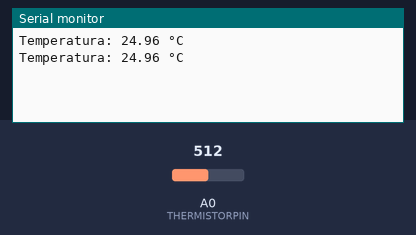
The sketch below on a simulated Arduino Uno, built with avr-gcc and run on an emulated ATmega328P. Shown: the last lines printed to the serial monitor. Inputs (shaded band) come from the test bench; at power-on: A0 (THERMISTORPIN) = 512.

Above: at 1.8 s.
1.9 s: A0 (THERMISTORPIN) set to 716
At 2.5 s:
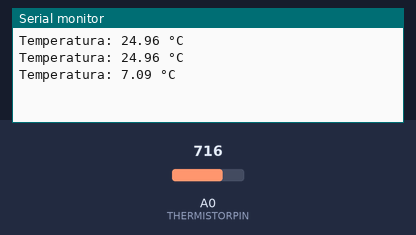
3.4 s: A0 (THERMISTORPIN) set to 900
At 4.8 s:
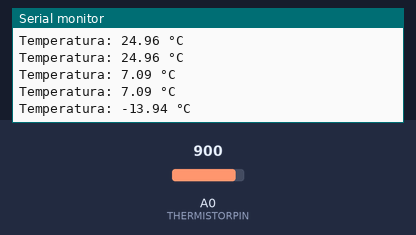
Timing chart, 0 to 6.4 s (numbered marks = the images above; inputs shaded):
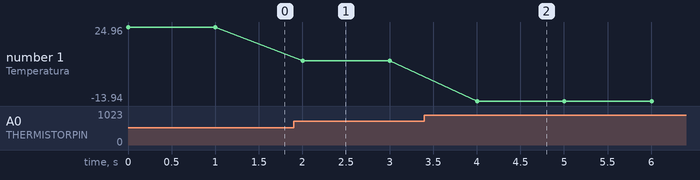

The sketch:

sensor_analogicodht.ino
```cpp
#define THERMISTORPIN A0
#define SERIESRESISTOR 10000    // Resistencia fija en ohmios (10k)
#define THERMISTORNOMINAL 10000 // Valor del termistor a 25°C
#define TEMPERATURENOMINAL 25   // Temperatura nominal (25°C)
#define BCOEFFICIENT 3950       // Coeficiente B del termistor

double readTemperature() {
  int adcValue = analogRead(THERMISTORPIN);

  double resistance = SERIESRESISTOR / ((1023.0 / adcValue) - 1.0);
  double steinhart;
  steinhart = resistance / THERMISTORNOMINAL;         // (R/Ro)
  steinhart = log(steinhart);                         // ln(R/Ro)
  steinhart /= BCOEFFICIENT;                          // 1/B * ln(R/Ro)
  steinhart += 1.0 / (TEMPERATURENOMINAL + 273.15);   // + (1/To)
  steinhart = 1.0 / steinhart;                        // Invertir
  steinhart -= 273.15;                                // Kelvin a Celsius

  return steinhart;
}

void setup() {
  Serial.begin(9600);
}

void loop() {
  Serial.print("Temperatura: ");
  Serial.print(readTemperature());
  Serial.println(" °C");
  delay(1000);
}
```

Measured:
- after the input at 1.9 s, the serial monitor: prints a new line after 0.10 s (image 1)
- after the input at 3.4 s, the serial monitor: prints a new line after 0.60 s (image 2)
- plotted number 1: 24.96 → 7.09 after the input at 1.9 s, 7.09 → -13.94 after the input at 3.4 s
